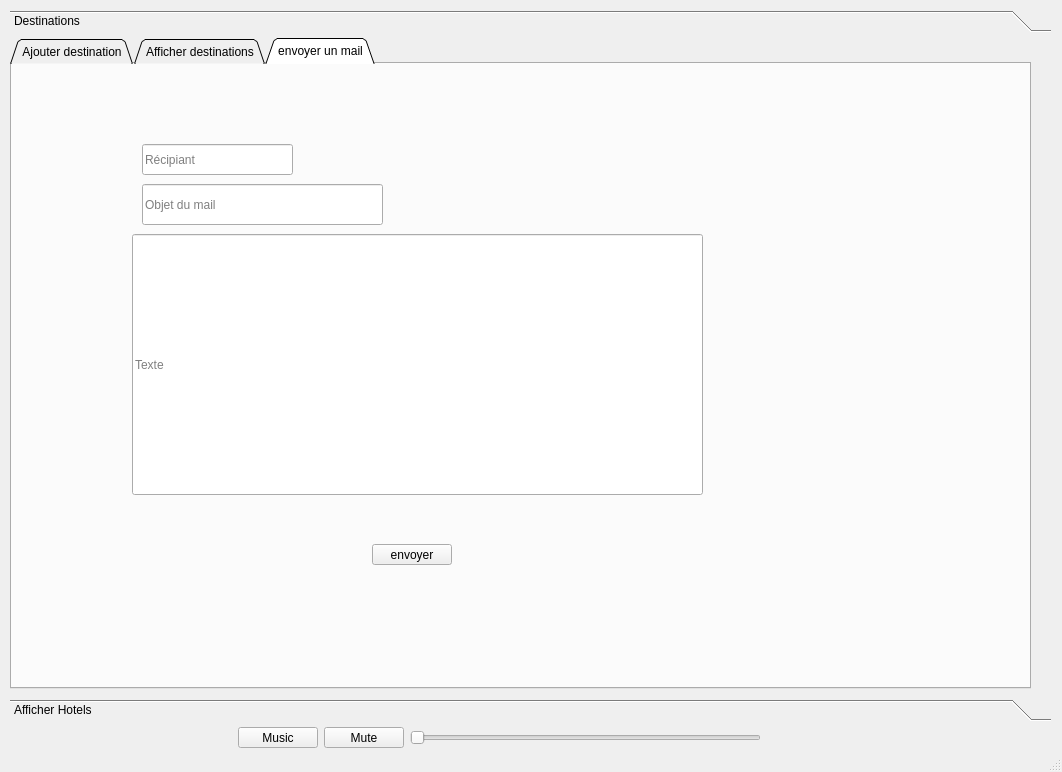
<?xml version="1.0" encoding="UTF-8"?>
<ui version="4.0">
 <class>MainWindow</class>
 <widget class="QMainWindow" name="MainWindow">
  <property name="windowModality">
   <enum>Qt::WindowModal</enum>
  </property>
  <property name="geometry">
   <rect>
    <x>0</x>
    <y>0</y>
    <width>1062</width>
    <height>772</height>
   </rect>
  </property>
  <property name="cursor">
   <cursorShape>PointingHandCursor</cursorShape>
  </property>
  <property name="windowTitle">
   <string>Gestion Destinations</string>
  </property>
  <property name="windowOpacity">
   <double>1.000000000000000</double>
  </property>
  <property name="styleSheet">
   <string notr="true">MainWindow
{
 
	background: url(:/img/travel_background.jpg);
}

</string>
  </property>
  <widget class="QWidget" name="centralwidget">
   <property name="styleSheet">
    <string notr="true"/>
   </property>
   <widget class="QToolBox" name="toolBox">
    <property name="geometry">
     <rect>
      <x>10</x>
      <y>10</y>
      <width>1041</width>
      <height>711</height>
     </rect>
    </property>
    <property name="currentIndex">
     <number>0</number>
    </property>
    <widget class="QWidget" name="page">
     <property name="geometry">
      <rect>
       <x>0</x>
       <y>0</y>
       <width>1041</width>
       <height>657</height>
      </rect>
     </property>
     <attribute name="label">
      <string>Destinations</string>
     </attribute>
     <widget class="QTabWidget" name="TabDestinations">
      <property name="geometry">
       <rect>
        <x>0</x>
        <y>0</y>
        <width>1021</width>
        <height>651</height>
       </rect>
      </property>
      <property name="styleSheet">
       <string notr="true">#TabDestinations {
	background-image: url(:/img/imgae.jpg);
	font: 10pt &quot;MS Sans Serif&quot;;
	color: rgb(1, 3, 88);
}</string>
      </property>
      <property name="tabPosition">
       <enum>QTabWidget::North</enum>
      </property>
      <property name="tabShape">
       <enum>QTabWidget::Triangular</enum>
      </property>
      <property name="currentIndex">
       <number>2</number>
      </property>
      <property name="documentMode">
       <bool>false</bool>
      </property>
      <property name="movable">
       <bool>true</bool>
      </property>
      <property name="tabBarAutoHide">
       <bool>false</bool>
      </property>
      <widget class="QWidget" name="page_ajout_destination">
       <attribute name="title">
        <string>Ajouter destination</string>
       </attribute>
       <widget class="QPushButton" name="ajouter_destination">
        <property name="geometry">
         <rect>
          <x>210</x>
          <y>280</y>
          <width>75</width>
          <height>23</height>
         </rect>
        </property>
        <property name="text">
         <string>Ajouter</string>
        </property>
       </widget>
       <widget class="QLabel" name="Background1">
        <property name="geometry">
         <rect>
          <x>-70</x>
          <y>-10</y>
          <width>1051</width>
          <height>511</height>
         </rect>
        </property>
        <property name="text">
         <string/>
        </property>
       </widget>
       <widget class="QLineEdit" name="description_aajouter">
        <property name="geometry">
         <rect>
          <x>130</x>
          <y>199</y>
          <width>261</width>
          <height>31</height>
         </rect>
        </property>
       </widget>
       <widget class="QLineEdit" name="promo_aajouter">
        <property name="geometry">
         <rect>
          <x>127</x>
          <y>161</y>
          <width>108</width>
          <height>22</height>
         </rect>
        </property>
       </widget>
       <widget class="QLabel" name="label_4">
        <property name="geometry">
         <rect>
          <x>60</x>
          <y>160</y>
          <width>61</width>
          <height>21</height>
         </rect>
        </property>
        <property name="font">
         <font>
          <family>MS Shell Dlg 2</family>
          <pointsize>12</pointsize>
         </font>
        </property>
        <property name="text">
         <string>promo</string>
        </property>
       </widget>
       <widget class="QLabel" name="label_3">
        <property name="geometry">
         <rect>
          <x>40</x>
          <y>200</y>
          <width>81</width>
          <height>21</height>
         </rect>
        </property>
        <property name="font">
         <font>
          <family>MS Shell Dlg 2</family>
          <pointsize>12</pointsize>
         </font>
        </property>
        <property name="text">
         <string>Description</string>
        </property>
       </widget>
       <widget class="QLabel" name="label">
        <property name="geometry">
         <rect>
          <x>70</x>
          <y>120</y>
          <width>51</width>
          <height>21</height>
         </rect>
        </property>
        <property name="font">
         <font>
          <family>MS Shell Dlg 2</family>
          <pointsize>12</pointsize>
         </font>
        </property>
        <property name="text">
         <string>Nom</string>
        </property>
       </widget>
       <widget class="QLineEdit" name="nom_aajout">
        <property name="geometry">
         <rect>
          <x>130</x>
          <y>120</y>
          <width>108</width>
          <height>22</height>
         </rect>
        </property>
        <property name="styleSheet">
         <string notr="true">nom_aajout { background-color: yellow }</string>
        </property>
       </widget>
       <zorder>Background1</zorder>
       <zorder>ajouter_destination</zorder>
       <zorder>description_aajouter</zorder>
       <zorder>promo_aajouter</zorder>
       <zorder>label_4</zorder>
       <zorder>label_3</zorder>
       <zorder>label</zorder>
       <zorder>nom_aajout</zorder>
      </widget>
      <widget class="QWidget" name="page_afficher_destination">
       <attribute name="title">
        <string>Afficher destinations</string>
       </attribute>
       <widget class="QLineEdit" name="description_amodifier">
        <property name="geometry">
         <rect>
          <x>90</x>
          <y>80</y>
          <width>213</width>
          <height>21</height>
         </rect>
        </property>
       </widget>
       <widget class="QLineEdit" name="promo_amodifier">
        <property name="geometry">
         <rect>
          <x>90</x>
          <y>110</y>
          <width>133</width>
          <height>20</height>
         </rect>
        </property>
       </widget>
       <widget class="QLineEdit" name="nom_amodifier">
        <property name="geometry">
         <rect>
          <x>90</x>
          <y>50</y>
          <width>155</width>
          <height>22</height>
         </rect>
        </property>
       </widget>
       <widget class="QLabel" name="label_11">
        <property name="geometry">
         <rect>
          <x>50</x>
          <y>20</y>
          <width>25</width>
          <height>22</height>
         </rect>
        </property>
        <property name="text">
         <string>Code</string>
        </property>
       </widget>
       <widget class="QLabel" name="label_13">
        <property name="geometry">
         <rect>
          <x>50</x>
          <y>50</y>
          <width>21</width>
          <height>22</height>
         </rect>
        </property>
        <property name="text">
         <string>Nom</string>
        </property>
       </widget>
       <widget class="QLabel" name="label_14">
        <property name="geometry">
         <rect>
          <x>40</x>
          <y>110</y>
          <width>51</width>
          <height>20</height>
         </rect>
        </property>
        <property name="text">
         <string>promo</string>
        </property>
       </widget>
       <widget class="QLabel" name="label_15">
        <property name="geometry">
         <rect>
          <x>20</x>
          <y>80</y>
          <width>61</width>
          <height>21</height>
         </rect>
        </property>
        <property name="text">
         <string>Description</string>
        </property>
       </widget>
       <widget class="QPushButton" name="SupprimerDestination">
        <property name="geometry">
         <rect>
          <x>190</x>
          <y>480</y>
          <width>75</width>
          <height>23</height>
         </rect>
        </property>
        <property name="text">
         <string>Supprimer</string>
        </property>
       </widget>
       <widget class="QComboBox" name="comboBox">
        <property name="geometry">
         <rect>
          <x>90</x>
          <y>20</y>
          <width>121</width>
          <height>22</height>
         </rect>
        </property>
       </widget>
       <widget class="QPushButton" name="Modifier">
        <property name="geometry">
         <rect>
          <x>120</x>
          <y>150</y>
          <width>80</width>
          <height>21</height>
         </rect>
        </property>
        <property name="text">
         <string>Modifier</string>
        </property>
       </widget>
       <widget class="QLabel" name="Background2">
        <property name="geometry">
         <rect>
          <x>-10</x>
          <y>20</y>
          <width>871</width>
          <height>381</height>
         </rect>
        </property>
        <property name="maximumSize">
         <size>
          <width>1501</width>
          <height>751</height>
         </size>
        </property>
        <property name="text">
         <string/>
        </property>
       </widget>
       <widget class="QLineEdit" name="trierChercher_2">
        <property name="geometry">
         <rect>
          <x>410</x>
          <y>60</y>
          <width>113</width>
          <height>21</height>
         </rect>
        </property>
       </widget>
       <widget class="QLabel" name="label_12">
        <property name="geometry">
         <rect>
          <x>370</x>
          <y>60</y>
          <width>31</width>
          <height>16</height>
         </rect>
        </property>
        <property name="text">
         <string>Trier :</string>
        </property>
       </widget>
       <widget class="QComboBox" name="code_asupprimer">
        <property name="geometry">
         <rect>
          <x>190</x>
          <y>440</y>
          <width>111</width>
          <height>31</height>
         </rect>
        </property>
       </widget>
       <widget class="QRadioButton" name="ascendingtr">
        <property name="geometry">
         <rect>
          <x>560</x>
          <y>60</y>
          <width>84</width>
          <height>19</height>
         </rect>
        </property>
        <property name="text">
         <string>Ascendant</string>
        </property>
       </widget>
       <widget class="QRadioButton" name="descendingtr">
        <property name="geometry">
         <rect>
          <x>670</x>
          <y>60</y>
          <width>84</width>
          <height>19</height>
         </rect>
        </property>
        <property name="text">
         <string>Descendant</string>
        </property>
       </widget>
       <widget class="QTextBrowser" name="textBrowser">
        <property name="geometry">
         <rect>
          <x>360</x>
          <y>100</y>
          <width>631</width>
          <height>411</height>
         </rect>
        </property>
       </widget>
       <widget class="QPushButton" name="historique">
        <property name="geometry">
         <rect>
          <x>250</x>
          <y>270</y>
          <width>80</width>
          <height>21</height>
         </rect>
        </property>
        <property name="text">
         <string>Historique</string>
        </property>
       </widget>
       <widget class="QPushButton" name="historique_2">
        <property name="geometry">
         <rect>
          <x>250</x>
          <y>310</y>
          <width>80</width>
          <height>21</height>
         </rect>
        </property>
        <property name="text">
         <string>Recents</string>
        </property>
       </widget>
       <widget class="QTableView" name="tableView">
        <property name="geometry">
         <rect>
          <x>360</x>
          <y>100</y>
          <width>631</width>
          <height>411</height>
         </rect>
        </property>
       </widget>
       <widget class="QLabel" name="label_16">
        <property name="geometry">
         <rect>
          <x>80</x>
          <y>450</y>
          <width>101</width>
          <height>21</height>
         </rect>
        </property>
        <property name="text">
         <string>Code a supprimer</string>
        </property>
       </widget>
       <zorder>Background2</zorder>
       <zorder>description_amodifier</zorder>
       <zorder>promo_amodifier</zorder>
       <zorder>nom_amodifier</zorder>
       <zorder>label_11</zorder>
       <zorder>label_13</zorder>
       <zorder>label_14</zorder>
       <zorder>label_15</zorder>
       <zorder>SupprimerDestination</zorder>
       <zorder>comboBox</zorder>
       <zorder>Modifier</zorder>
       <zorder>trierChercher_2</zorder>
       <zorder>label_12</zorder>
       <zorder>code_asupprimer</zorder>
       <zorder>ascendingtr</zorder>
       <zorder>descendingtr</zorder>
       <zorder>textBrowser</zorder>
       <zorder>historique</zorder>
       <zorder>historique_2</zorder>
       <zorder>tableView</zorder>
       <zorder>label_16</zorder>
      </widget>
      <widget class="QWidget" name="tab_3">
       <attribute name="title">
        <string>envoyer un mail</string>
       </attribute>
       <widget class="QLineEdit" name="receiver_line">
        <property name="geometry">
         <rect>
          <x>130</x>
          <y>80</y>
          <width>151</width>
          <height>31</height>
         </rect>
        </property>
        <property name="placeholderText">
         <string>Récipiant</string>
        </property>
       </widget>
       <widget class="QLineEdit" name="about_line">
        <property name="geometry">
         <rect>
          <x>130</x>
          <y>120</y>
          <width>241</width>
          <height>41</height>
         </rect>
        </property>
        <property name="placeholderText">
         <string>Objet du mail</string>
        </property>
       </widget>
       <widget class="QLineEdit" name="text_line">
        <property name="geometry">
         <rect>
          <x>120</x>
          <y>170</y>
          <width>571</width>
          <height>261</height>
         </rect>
        </property>
        <property name="text">
         <string/>
        </property>
        <property name="placeholderText">
         <string>Texte</string>
        </property>
       </widget>
       <widget class="QPushButton" name="pushButton">
        <property name="geometry">
         <rect>
          <x>360</x>
          <y>480</y>
          <width>80</width>
          <height>21</height>
         </rect>
        </property>
        <property name="text">
         <string>envoyer</string>
        </property>
       </widget>
      </widget>
     </widget>
    </widget>
    <widget class="QWidget" name="page_2">
     <property name="geometry">
      <rect>
       <x>0</x>
       <y>0</y>
       <width>1041</width>
       <height>657</height>
      </rect>
     </property>
     <attribute name="label">
      <string>Afficher Hotels</string>
     </attribute>
     <widget class="QTabWidget" name="tabHotel">
      <property name="geometry">
       <rect>
        <x>10</x>
        <y>20</y>
        <width>1001</width>
        <height>541</height>
       </rect>
      </property>
      <property name="currentIndex">
       <number>1</number>
      </property>
      <widget class="QWidget" name="tab">
       <attribute name="title">
        <string>Ajout Hotel</string>
       </attribute>
       <widget class="QPushButton" name="ajouter_hotel">
        <property name="geometry">
         <rect>
          <x>420</x>
          <y>370</y>
          <width>75</width>
          <height>23</height>
         </rect>
        </property>
        <property name="text">
         <string>Ajouter</string>
        </property>
       </widget>
       <widget class="QLabel" name="label_5">
        <property name="geometry">
         <rect>
          <x>161</x>
          <y>245</y>
          <width>121</width>
          <height>21</height>
         </rect>
        </property>
        <property name="font">
         <font>
          <pointsize>12</pointsize>
         </font>
        </property>
        <property name="text">
         <string>Code Destination</string>
        </property>
       </widget>
       <widget class="QComboBox" name="Code_destination_ajouthotel">
        <property name="geometry">
         <rect>
          <x>290</x>
          <y>240</y>
          <width>161</width>
          <height>31</height>
         </rect>
        </property>
       </widget>
       <widget class="QLabel" name="label_6">
        <property name="geometry">
         <rect>
          <x>233</x>
          <y>78</y>
          <width>41</width>
          <height>31</height>
         </rect>
        </property>
        <property name="font">
         <font>
          <pointsize>12</pointsize>
         </font>
        </property>
        <property name="text">
         <string>Nom</string>
        </property>
       </widget>
       <widget class="QLineEdit" name="nom_ajouter_hotel">
        <property name="geometry">
         <rect>
          <x>290</x>
          <y>80</y>
          <width>161</width>
          <height>31</height>
         </rect>
        </property>
        <property name="text">
         <string/>
        </property>
       </widget>
       <widget class="QLabel" name="label_7">
        <property name="geometry">
         <rect>
          <x>222</x>
          <y>118</y>
          <width>61</width>
          <height>31</height>
         </rect>
        </property>
        <property name="font">
         <font>
          <pointsize>12</pointsize>
         </font>
        </property>
        <property name="text">
         <string>adresse</string>
        </property>
       </widget>
       <widget class="QLineEdit" name="adresse_ajout_hotel">
        <property name="geometry">
         <rect>
          <x>290</x>
          <y>120</y>
          <width>161</width>
          <height>31</height>
         </rect>
        </property>
       </widget>
       <widget class="QLabel" name="label_8">
        <property name="geometry">
         <rect>
          <x>224</x>
          <y>158</y>
          <width>51</width>
          <height>31</height>
         </rect>
        </property>
        <property name="font">
         <font>
          <pointsize>12</pointsize>
         </font>
        </property>
        <property name="text">
         <string>etoiles</string>
        </property>
       </widget>
       <widget class="QLineEdit" name="etoiles_ajout_hotel">
        <property name="geometry">
         <rect>
          <x>290</x>
          <y>160</y>
          <width>161</width>
          <height>31</height>
         </rect>
        </property>
        <property name="text">
         <string/>
        </property>
       </widget>
       <widget class="QLabel" name="label_10">
        <property name="geometry">
         <rect>
          <x>189</x>
          <y>198</y>
          <width>91</width>
          <height>31</height>
         </rect>
        </property>
        <property name="font">
         <font>
          <pointsize>12</pointsize>
         </font>
        </property>
        <property name="text">
         <string>cout par nuit</string>
        </property>
       </widget>
       <widget class="QLineEdit" name="cout_ajout_hotel">
        <property name="geometry">
         <rect>
          <x>290</x>
          <y>200</y>
          <width>161</width>
          <height>31</height>
         </rect>
        </property>
        <property name="text">
         <string/>
        </property>
       </widget>
      </widget>
      <widget class="QWidget" name="tab_2">
       <attribute name="title">
        <string>Hotels</string>
       </attribute>
       <widget class="QLineEdit" name="trierChercher">
        <property name="geometry">
         <rect>
          <x>380</x>
          <y>40</y>
          <width>113</width>
          <height>21</height>
         </rect>
        </property>
       </widget>
       <widget class="QLabel" name="label_26">
        <property name="geometry">
         <rect>
          <x>10</x>
          <y>170</y>
          <width>71</width>
          <height>20</height>
         </rect>
        </property>
        <property name="text">
         <string>cout par nuit</string>
        </property>
       </widget>
       <widget class="QTextBrowser" name="textBrowser_2">
        <property name="geometry">
         <rect>
          <x>0</x>
          <y>400</y>
          <width>181</width>
          <height>71</height>
         </rect>
        </property>
        <property name="html">
         <string>&lt;!DOCTYPE HTML PUBLIC &quot;-//W3C//DTD HTML 4.0//EN&quot; &quot;http://www.w3.org/TR/REC-html40/strict.dtd&quot;&gt;
&lt;html&gt;&lt;head&gt;&lt;meta name=&quot;qrichtext&quot; content=&quot;1&quot; /&gt;&lt;style type=&quot;text/css&quot;&gt;
p, li { white-space: pre-wrap; }
&lt;/style&gt;&lt;/head&gt;&lt;body style=&quot; font-family:'MS Shell Dlg 2'; font-size:8.25pt; font-weight:400; font-style:normal;&quot;&gt;
&lt;p align=&quot;center&quot; style=&quot; margin-top:0px; margin-bottom:0px; margin-left:0px; margin-right:0px; -qt-block-indent:0; text-indent:0px;&quot;&gt;&lt;span style=&quot; font-family:'MS Shell Dlg 2'; font-size:8pt;&quot;&gt;Veuillez saisir l'identifiant de l'hotel  &lt;/span&gt;&lt;/p&gt;
&lt;p align=&quot;center&quot; style=&quot; margin-top:0px; margin-bottom:0px; margin-left:0px; margin-right:0px; -qt-block-indent:0; text-indent:0px;&quot;&gt;&lt;span style=&quot; font-family:'MS Shell Dlg 2'; font-size:8pt;&quot;&gt;à retirer :&lt;/span&gt;&lt;/p&gt;&lt;/body&gt;&lt;/html&gt;</string>
        </property>
       </widget>
       <widget class="QLabel" name="label_21">
        <property name="geometry">
         <rect>
          <x>40</x>
          <y>90</y>
          <width>41</width>
          <height>20</height>
         </rect>
        </property>
        <property name="text">
         <string>adresse</string>
        </property>
       </widget>
       <widget class="QLabel" name="label_24">
        <property name="geometry">
         <rect>
          <x>30</x>
          <y>10</y>
          <width>41</width>
          <height>20</height>
         </rect>
        </property>
        <property name="text">
         <string>ID hotel</string>
        </property>
       </widget>
       <widget class="QLineEdit" name="couthotel_amodifier">
        <property name="geometry">
         <rect>
          <x>90</x>
          <y>170</y>
          <width>155</width>
          <height>20</height>
         </rect>
        </property>
        <property name="text">
         <string/>
        </property>
       </widget>
       <widget class="QLabel" name="label_22">
        <property name="geometry">
         <rect>
          <x>50</x>
          <y>50</y>
          <width>21</width>
          <height>20</height>
         </rect>
        </property>
        <property name="text">
         <string>Nom</string>
        </property>
       </widget>
       <widget class="QLineEdit" name="nomhotel_amodifier">
        <property name="geometry">
         <rect>
          <x>90</x>
          <y>50</y>
          <width>155</width>
          <height>20</height>
         </rect>
        </property>
       </widget>
       <widget class="QComboBox" name="comboBox_2">
        <property name="geometry">
         <rect>
          <x>90</x>
          <y>10</y>
          <width>111</width>
          <height>22</height>
         </rect>
        </property>
       </widget>
       <widget class="QPushButton" name="ModifierHotel">
        <property name="geometry">
         <rect>
          <x>160</x>
          <y>210</y>
          <width>80</width>
          <height>21</height>
         </rect>
        </property>
        <property name="text">
         <string>Modifier</string>
        </property>
       </widget>
       <widget class="QLineEdit" name="adressehotel_amodifier">
        <property name="geometry">
         <rect>
          <x>90</x>
          <y>90</y>
          <width>159</width>
          <height>20</height>
         </rect>
        </property>
        <property name="text">
         <string/>
        </property>
       </widget>
       <widget class="QLineEdit" name="etoileshotel_amodifier">
        <property name="geometry">
         <rect>
          <x>90</x>
          <y>130</y>
          <width>155</width>
          <height>20</height>
         </rect>
        </property>
        <property name="text">
         <string/>
        </property>
       </widget>
       <widget class="QTableView" name="tableView2">
        <property name="geometry">
         <rect>
          <x>300</x>
          <y>70</y>
          <width>691</width>
          <height>391</height>
         </rect>
        </property>
        <property name="font">
         <font>
          <weight>75</weight>
          <italic>true</italic>
          <bold>true</bold>
         </font>
        </property>
        <property name="styleSheet">
         <string notr="true">QHeaderView::section {
    background-color: #646464;
    padding: 4px;
    font-size: 14pt;
    border-style: none;
    border-bottom: 1px solid #fffff8;
    border-right: 1px solid #fffff8;
}

QHeaderView::section:horizontal
{
    border-top: 1px solid #fffff8;
}

QHeaderView::section:vertical
{
    border-left: 1px solid #fffff8;
}</string>
        </property>
        <property name="selectionMode">
         <enum>QAbstractItemView::SingleSelection</enum>
        </property>
       </widget>
       <widget class="QLabel" name="label_23">
        <property name="geometry">
         <rect>
          <x>40</x>
          <y>130</y>
          <width>41</width>
          <height>20</height>
         </rect>
        </property>
        <property name="text">
         <string>etoiles</string>
        </property>
       </widget>
       <widget class="QLabel" name="label_25">
        <property name="geometry">
         <rect>
          <x>340</x>
          <y>40</y>
          <width>31</width>
          <height>16</height>
         </rect>
        </property>
        <property name="text">
         <string>Trier :</string>
        </property>
       </widget>
       <widget class="QPushButton" name="supprimer_hotel">
        <property name="geometry">
         <rect>
          <x>200</x>
          <y>440</y>
          <width>80</width>
          <height>21</height>
         </rect>
        </property>
        <property name="text">
         <string>Supprimér</string>
        </property>
       </widget>
       <widget class="QComboBox" name="idhotel_asupprimer">
        <property name="geometry">
         <rect>
          <x>200</x>
          <y>400</y>
          <width>91</width>
          <height>22</height>
         </rect>
        </property>
       </widget>
       <widget class="QRadioButton" name="ascend">
        <property name="geometry">
         <rect>
          <x>520</x>
          <y>40</y>
          <width>84</width>
          <height>19</height>
         </rect>
        </property>
        <property name="text">
         <string>Ascendant</string>
        </property>
       </widget>
       <widget class="QRadioButton" name="descend">
        <property name="geometry">
         <rect>
          <x>630</x>
          <y>40</y>
          <width>84</width>
          <height>19</height>
         </rect>
        </property>
        <property name="text">
         <string>Descendant</string>
        </property>
       </widget>
      </widget>
     </widget>
     <widget class="QWidget" name="layoutWidget">
      <property name="geometry">
       <rect>
        <x>230</x>
        <y>620</y>
        <width>258</width>
        <height>23</height>
       </rect>
      </property>
      <layout class="QHBoxLayout" name="horizontalLayout"/>
     </widget>
    </widget>
   </widget>
   <widget class="QSlider" name="horizontalSlider">
    <property name="geometry">
     <rect>
      <x>410</x>
      <y>730</y>
      <width>351</width>
      <height>16</height>
     </rect>
    </property>
    <property name="orientation">
     <enum>Qt::Horizontal</enum>
    </property>
   </widget>
   <widget class="QPushButton" name="music_button">
    <property name="geometry">
     <rect>
      <x>238</x>
      <y>727</y>
      <width>80</width>
      <height>21</height>
     </rect>
    </property>
    <property name="text">
     <string>Music</string>
    </property>
   </widget>
   <widget class="QPushButton" name="mute_button">
    <property name="geometry">
     <rect>
      <x>324</x>
      <y>727</y>
      <width>80</width>
      <height>21</height>
     </rect>
    </property>
    <property name="text">
     <string>Mute</string>
    </property>
   </widget>
  </widget>
  <widget class="QStatusBar" name="statusbar"/>
 </widget>
 <resources/>
 <connections/>
</ui>
